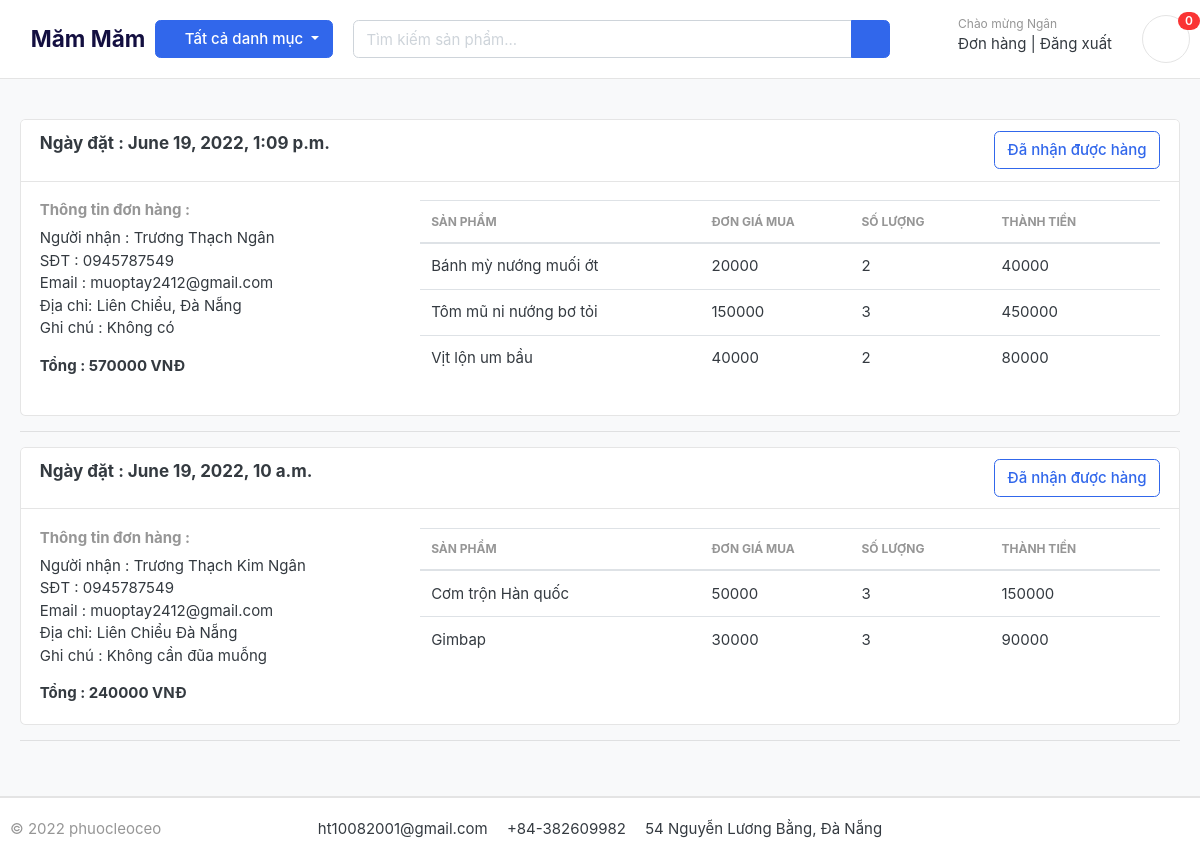
The app's page /order/history/ (signed in), older data.
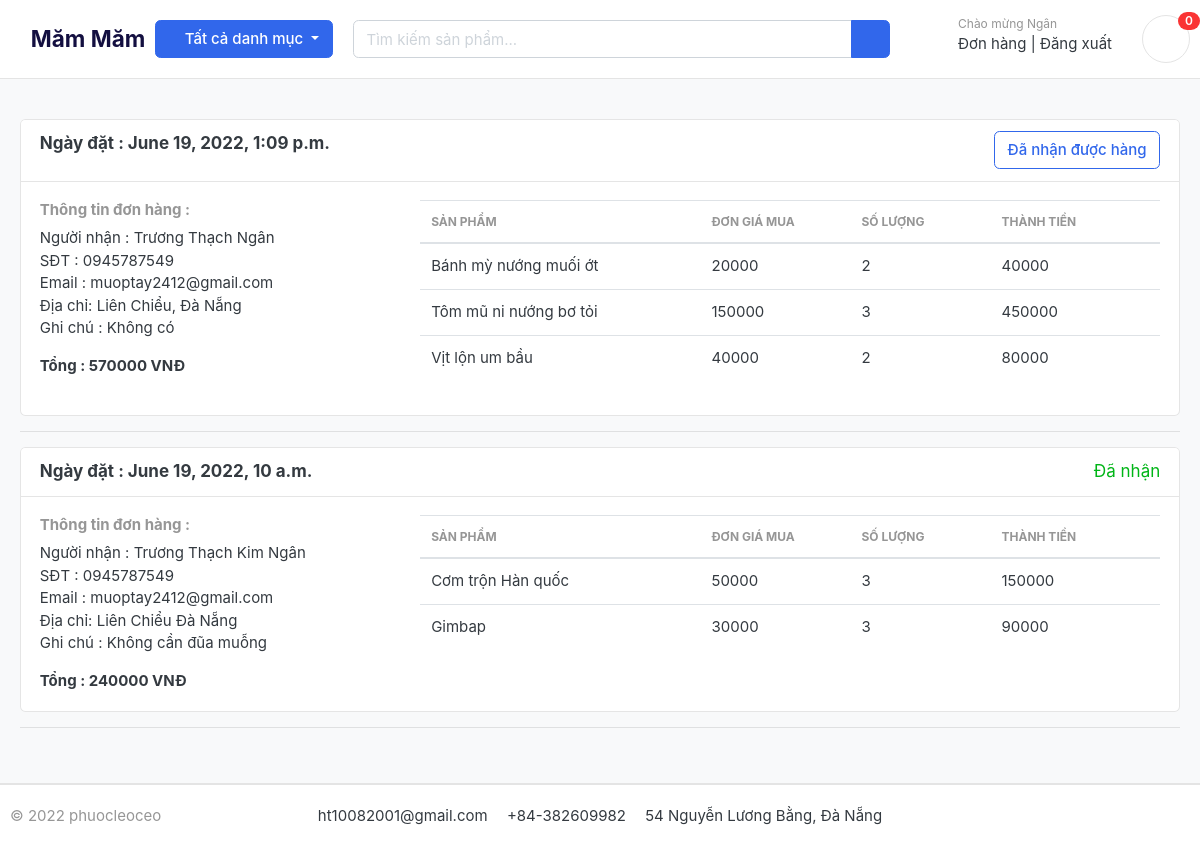
The same page, newer data.
### order/models.py (models this page shows)
class Order(models.Model):
    user = models.ForeignKey(User, on_delete=models.SET_NULL, null=True)
    first_name = models.CharField(max_length=50)
    last_name = models.CharField(max_length=50)
    email = models.EmailField(max_length=50)
    phone_number = models.CharField(max_length=15)
    address = models.CharField(max_length=50)
    order_note = models.CharField(max_length=100, blank=True)
    order_total = models.IntegerField()
    is_done = models.BooleanField(default=False)
    created_at = models.DateTimeField(auto_now_add=True)
    updated_at = models.DateTimeField(auto_now=True)

### order/views.py (the view)
# urls.py: path("history/", views.order_history, name="order_history"),
@login_required(login_url="login")
def order_history(request):
    orders = Order.objects.order_by('-created_at').filter(user=request.user)
    orders_vm = []
    for order in orders:
        order_detail = OrderDetail.objects.filter(user=request.user, order=order)
        orders_vm.append((order, order_detail))
    return render(request=request, template_name="order/history.html",
                  context={"orders_vm": orders_vm})

### cart/context_processors.py (called while the page is built)
def cart_count(request):
    cart_count_badge = 0
    if "admin" in request.path:
        return {}
    else:
        try:
            cart = Cart.objects.filter(cart_id=cart_id_from_session(request))
            if request.user.is_authenticated:
                cart_items = CartItem.objects.all().filter(user=request.user)
            else:
                cart_items = CartItem.objects.all().filter(cart=cart[:1])
            cart_count_badge = cart_items.count()
        except Cart.DoesNotExist:
            cart_count_badge = 0
    return dict(cart_count_badge=cart_count_badge)

### cart/views.py (called while the page is built)
def cart_id_from_session(request):
    cart_id = request.session.session_key
    if not cart_id:
        cart_id = request.session.create()
    return cart_id

### category/context_processors.py (called while the page is built)
def header_menu_links(request):
    links = Category.objects.all()
    return dict(links=links)

### category/models.py (called while the page is built)
    def get_product(self):
        return reverse("product_by_category", args=[self.slug])

### order/models.py (called while the page is built)
    def order_detail_total(self):
        return self.product_price * self.quantity

### templates/order/history.html
{% extends 'base.html' %}
{% load static %}
{% block content %}
<section class="section-conten padding-y bg">
    <div class="container">
        <main class="col-md-12">
            {% for order, order_detail in orders_vm %}
            <article class="card">
                <header class="card-header" style="display: flex;justify-content: space-between;">
                    <strong style="font-size: 17px;">Ngày đặt : {{ order.created_at }}</strong>
                    {% if order.is_done %}
                    <p class="text-success" style="font-size: 17px;">Đã nhận</p>
                    {% else %}
                    <a href="{% url 'set_order_done' order.id %}" class="btn btn-outline-primary">
                        Đã nhận được hàng
                    </a>
                    {% endif %}
                </header>
                <div class="card-body">
                    <div class="row">
                        <div class="col-md-4">
                            <h6 class="text-muted">Thông tin đơn hàng : </h6>
                            <p>Người nhận : {{ order.first_name }} {{ order.last_name }} <br>
                                SĐT : {{ order.phone_number }} <br>
                                Email : {{ order.email }} <br>
                                Địa chỉ: {{ order.address }} <br>
                                Ghi chú : {{ order.order_note }}
                            </p>
                            <b>Tổng : {{ order.order_total }} VNĐ</b>
                        </div>
                        <div class="col-md-8">
                            <table class="table table-hover">
                                <thead class="text-muted">
                                    <tr class="small text-uppercase">
                                        <th scope="col">Sản phẩm</th>
                                        <th scope="col" width="150">Đơn giá mua</th>
                                        <th scope="col" width="140">Số lượng</th>
                                        <th scope="col" width="170">Thành tiền</th>
                                    </tr>
                                </thead>
                                <tbody>
                                    {% for od in order_detail %}
                                    <tr>
                                        <td>
                                            <p class="title mb-0">{{ od.product.name }}</p>
                                        </td>
                                        <td>
                                            <p class="title mb-0">{{ od.product_price }}</p>
                                        </td>
                                        <td>
                                            <p class="title mb-0">{{ od.quantity }}</p>
                                        </td>
                                        <td>
                                            <p class="title mb-0">{{ od.order_detail_total }}</p>
                                        </td>
                                    </tr>
                                    {% endfor %}
                                </tbody>
                            </table>
                        </div>
                    </div>
                </div>
            </article>
            <hr>
            {% endfor %}
        </main>
    </div>
</section>
{% endblock content %}

Row changes from the older to the newer data that the page shows:
changed Order "June 19, 2022, 10 a.m.": is_done "Đã nhận được hàng" → "Đã nhận"
